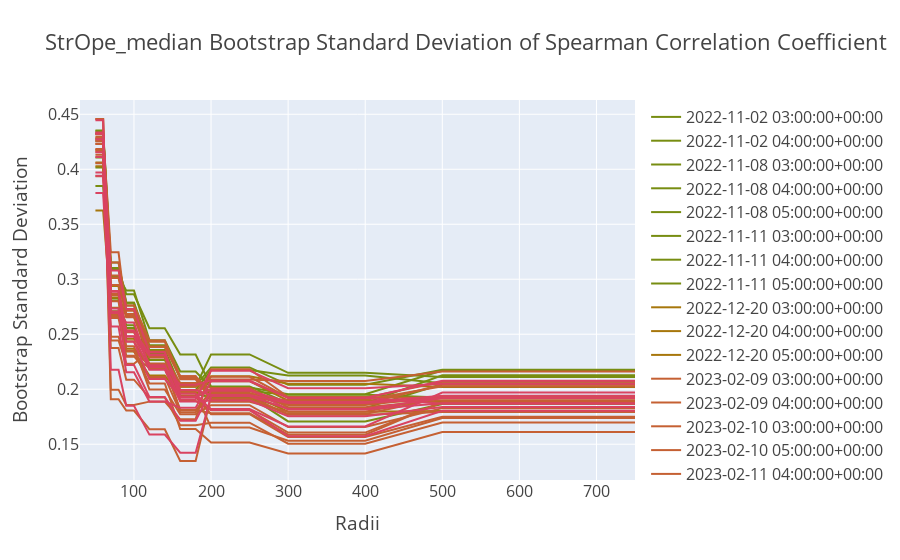

Notebook cell for this chart:
### Code cell
bootstrap_plot('StrOpe_median')
